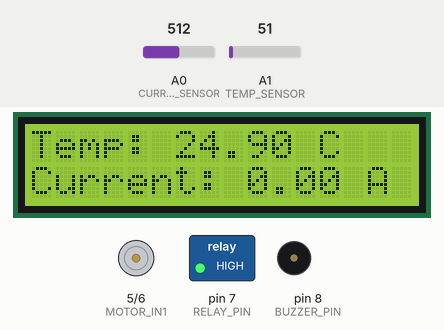
This sketch was run on a simulated Arduino Uno, built with avr-gcc and run on an emulated ATmega328P. On the bench: 16×2 character LCD, motor-driver pin pairs drawn as motors (green arrow = first pin HIGH = forward, orange = second pin HIGH = backward, longer = more drive, scaled by the enable pin), switched loads named in the sketch (green lamp = pin HIGH), buzzer (waves = sounding, pin HIGH). The inputs (shaded band) are chosen by the test bench; at power-on: A1 (TEMP_SENSOR) = 51, A0 (CURRENT_SENSOR) = 512. WiFi joins after 1.5 s; servers stay silent unless stated.

Above: at 5.0 s.
5.1 s: A1 (TEMP_SENSOR) set to 136
At 7.1 s:
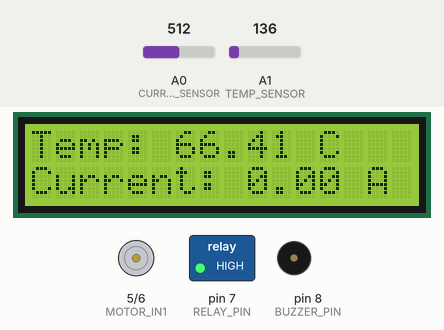
7.4 s: A1 (TEMP_SENSOR) set to 156
At 8.8 s:
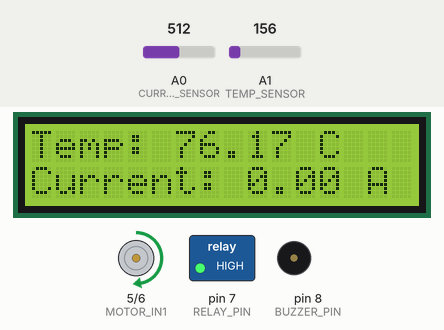
9.5 s: A0 (CURRENT_SENSOR) set to 543
At 11.3 s:
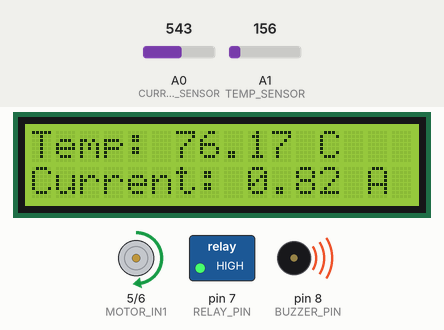
11.6 s: A0 (CURRENT_SENSOR) set to 716
At 13.0 s:
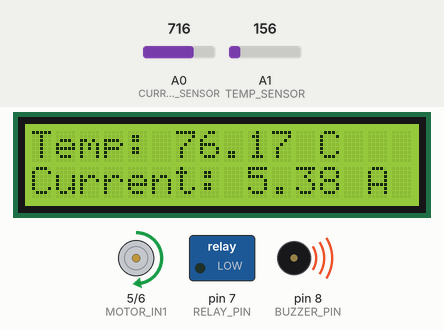
13.6 s: A1 (TEMP_SENSOR) set to 112
At 15.4 s:
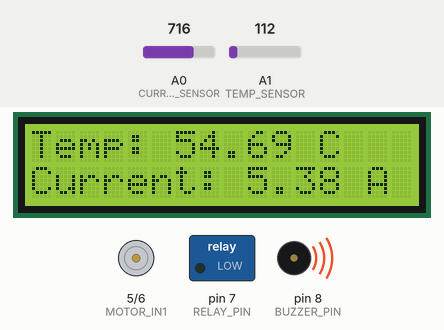
15.7 s: A0 (CURRENT_SENSOR) set to 900
At 17.2 s:
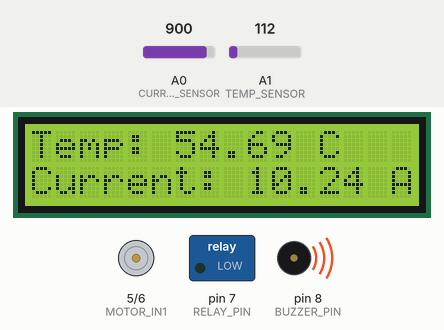
Timing chart, 0 to 18.7 s (numbered marks = the images above; inputs shaded):
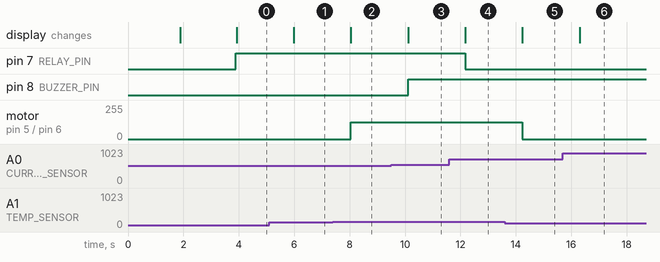

The sketch:

iot_basedtransformer_project_electrical_healthmonitoring.ino
```cpp
#define BLYNK_TEMPLATE_ID "TMPL3BgRZDXri"
#define BLYNK_TEMPLATE_NAME "iot based transformer health monitoring"
#define BLYNK_AUTH_TOKEN "sfqroow6k5Xm00uoLdWtoB47CJVB_5KK"

#include <Wire.h>
#include <LiquidCrystal_I2C.h>
#include <SoftwareSerial.h>
#include <BlynkSimpleShieldEsp8266.h>
#include <ESP8266_Lib.h>

// LCD I2C Setup
LiquidCrystal_I2C lcd(0x27, 16, 2);

// ESP-01 (CM05) Software Serial
#define ESP_TX 2  // Connect ESP-01 TX to Arduino Pin 2 (RX)
#define ESP_RX 3  // Connect ESP-01 RX to Arduino Pin 3 (TX, via voltage divider)
SoftwareSerial espSerial(ESP_TX, ESP_RX);

// Blynk Credentials
char ssid[] = "YourWiFiSSID";
char pass[] = "YourWiFiPassword";
char auth[] = "YourBlynkAuthToken";

// ESP-01 Setup
ESP8266 wifi(&espSerial);

// Pin Definitions
#define RELAY_PIN 7
#define BUZZER_PIN 8
#define TEMP_SENSOR A1
#define CURRENT_SENSOR A0
#define MOTOR_IN1 5
#define MOTOR_IN2 6
#define MOTOR_PWM 9

// Threshold Values
float tempThreshold1 = 70.0; // Fan at 50% speed
float tempThreshold2 = 80.0; // Fan at 100% speed, Buzzer ON
float maxCurrent = 1.0;      // Load Cut-off at 1.0A
float buzzerCurrentThreshold = 0.8; // New condition: Buzzer ON at 0.8A

void setup() {
    Serial.begin(115200);
    espSerial.begin(115200); // Communication with ESP-01
    Blynk.begin(auth, wifi, ssid, pass);

    // Initialize LCD
    lcd.begin(16, 2);
    lcd.backlight();
    lcd.setCursor(0, 0);
    lcd.print("System Initializing");
    delay(2000);
    lcd.clear();

    // Pin Modes
    pinMode(RELAY_PIN, OUTPUT);
    pinMode(BUZZER_PIN, OUTPUT);
    pinMode(MOTOR_IN1, OUTPUT);
    pinMode(MOTOR_IN2, OUTPUT);
    pinMode(MOTOR_PWM, OUTPUT);

    digitalWrite(RELAY_PIN, HIGH); // Load ON initially
    digitalWrite(BUZZER_PIN, LOW); // Buzzer OFF initially
}

void loop() {
    Blynk.run();

    float temp = getTemperature();
    float current = getCurrent();

    // Send Data to Blynk App
    Blynk.virtualWrite(V1, temp);
    Blynk.virtualWrite(V2, current);

    // Display on LCD
    lcd.clear();
    lcd.setCursor(0, 0);
    lcd.print("Temp: ");
    lcd.print(temp);
    lcd.print(" C");

    lcd.setCursor(0, 1);
    lcd.print("Current: ");
    lcd.print(current);
    lcd.print(" A");

    // Cooling System Logic
    if (temp >= tempThreshold1 && temp < tempThreshold2) {
        setFanSpeed(50); // 50% Speed
    } else if (temp >= tempThreshold2) {
        setFanSpeed(100); // 100% Speed
    } else {
        stopCooling();
    }

    // **Buzzer Logic: ON if Current >= 0.8A OR Temp >= 80C**
    if (temp >= tempThreshold2 || current >= buzzerCurrentThreshold) {
        digitalWrite(BUZZER_PIN, HIGH);
    } else {
        digitalWrite(BUZZER_PIN, LOW);
    }

    // **Load Cut-Off Logic**
    if (temp >= tempThreshold2 || current > maxCurrent) {
        digitalWrite(RELAY_PIN, LOW); // Turn Off Load
        Blynk.logEvent("load_disconnected", " Load Disconnected! Overcurrent or Overheat Detected!");
    } else {
        digitalWrite(RELAY_PIN, HIGH); // Keep Load On
    }

    delay(1000); // 1-second delay for stable readings
}

// Function to Get Temperature
float getTemperature() {
    int rawValue = analogRead(TEMP_SENSOR);
    return (rawValue * 5.0 / 1024.0) * 100.0; // Convert to °C
}

// Function to Get Load Current
float getCurrent() {
    int rawValue = analogRead(CURRENT_SENSOR);
    float voltage = (rawValue / 1024.0) * 5.0; // Convert to voltage
    float current = (voltage - 2.5) / 0.185;   // ACS712 sensitivity is 185 mV/A
    return current;
}

// Function to Control Cooling System
void setFanSpeed(int speedPercentage) {
    digitalWrite(MOTOR_IN1, HIGH);
    digitalWrite(MOTOR_IN2, LOW);
    int speed = map(speedPercentage, 0, 100, 0, 255);
    analogWrite(MOTOR_PWM, speed);
}

// Function to Stop Cooling System
void stopCooling() {
    digitalWrite(MOTOR_IN1, LOW);
    digitalWrite(MOTOR_IN2, LOW);
    analogWrite(MOTOR_PWM, 0);
}
```

Measured:
- the behaviour switches between 143 and 144 on A1 (TEMP_SENSOR) (found by bisection; images 1 and 2)
- the behaviour switches between 542 and 543 on A0 (CURRENT_SENSOR) (found by bisection; images 2 and 3)
- after the input at 5.1 s, the display: changes after 0.88 s (image 1)
- after the input at 7.4 s, motor on pin 5 (MOTOR_IN1) / pin 6 (MOTOR_IN2): stopped → forward 127/255 after 0.65 s; the display: changes after 0.65 s (image 2)
- after the input at 9.5 s, pin 8 (BUZZER_PIN): LOW → HIGH after 0.61 s; the display: changes after 0.61 s (image 3)
- after the input at 11.6 s, pin 7 (RELAY_PIN): HIGH → LOW after 0.58 s; the display: changes after 0.58 s (image 4)
- after the input at 13.6 s, motor on pin 5 (MOTOR_IN1) / pin 6 (MOTOR_IN2): forward 127/255 → stopped after 0.64 s; the display: changes after 0.64 s (image 5)
- after the input at 15.7 s, the display: changes after 0.61 s (image 6)
